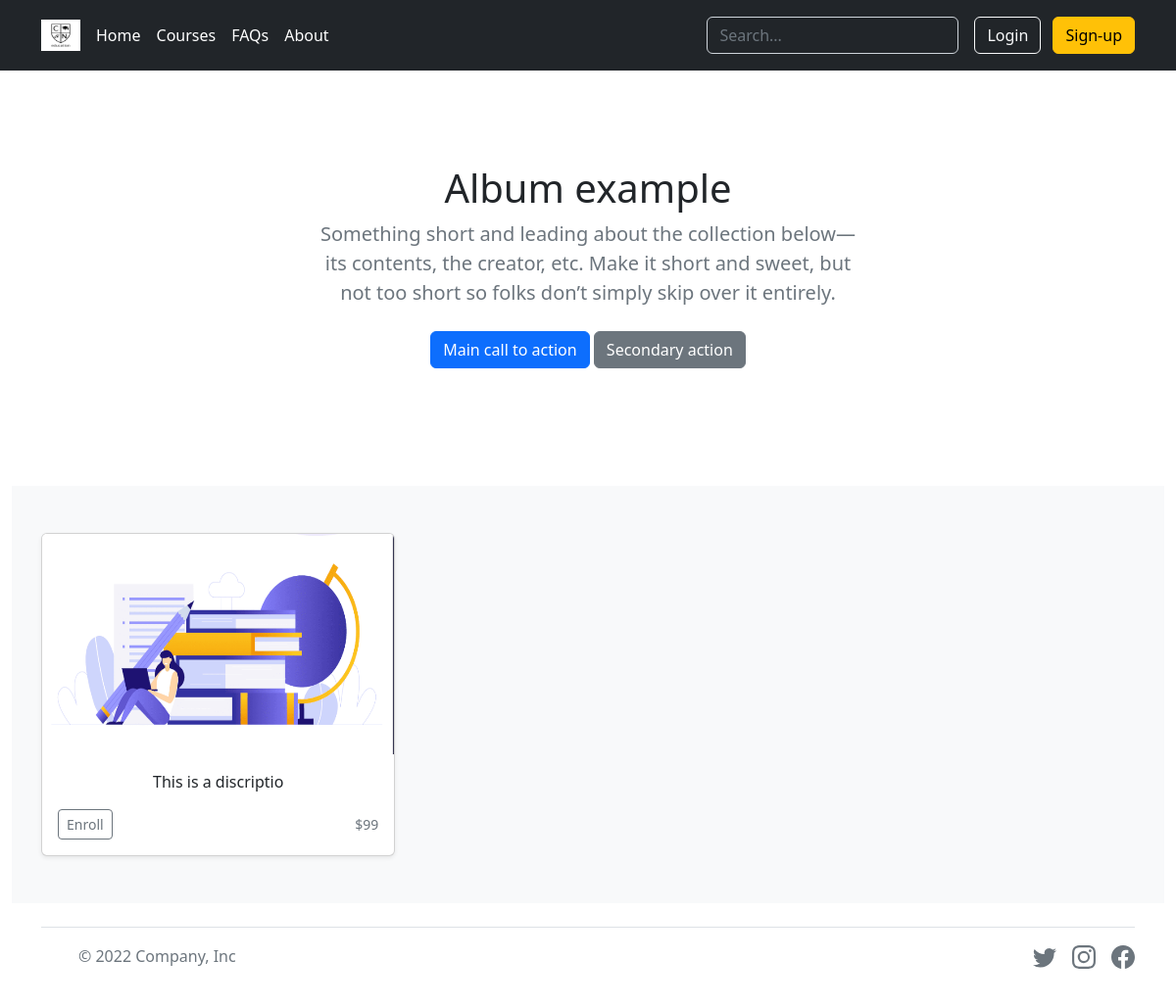
The app's page /courses, older data.
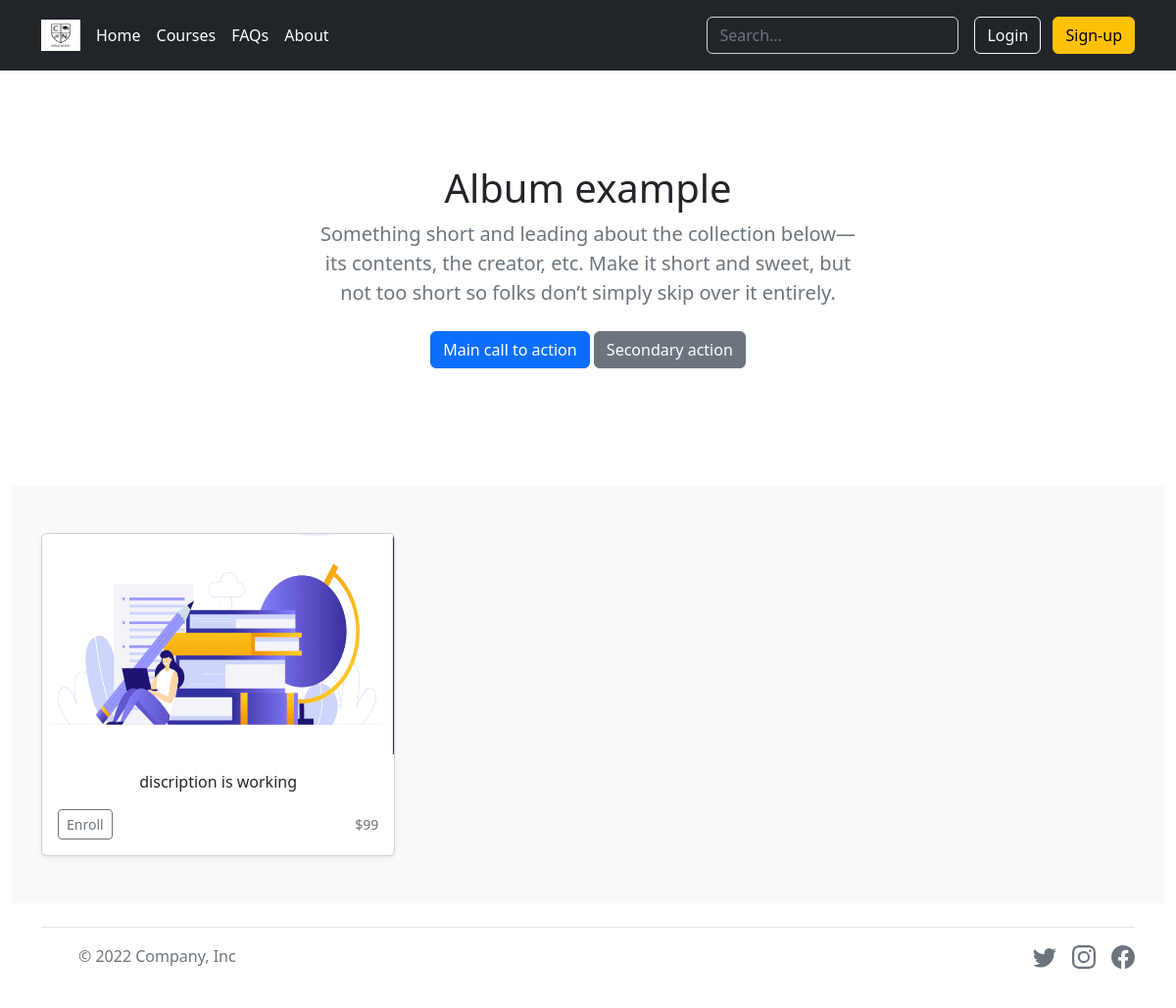
The same page, newer data.
### tables this page shows
CREATE TABLE courses (id INTEGER PRIMARY KEY AUTOINCREMENT NOT NULL, price TEXT NOT NULL, text TEXT NOT NULL);

### app.py (the view)
@app.route("/courses")
def courses():
    courses = db.execute("SELECT * FROM courses")
    return render_template("courses.html", ids = courses)

### app.py (called while the page is built)
@app.after_request
def after_request(response):
    response.headers["Cache-Control"] = "no-cache, no-store, must-revalidate"
    response.headers["Expires"] = 0
    response.headers["Pragma"] = "no-cache"
    return response

### templates/courses.html (shortened to what this page needs)
{% extends "layout.html" %}
{% block main %}
<section class="py-5 text-center container">
    <div class="row py-lg-5">
      <div class="col-lg-6 col-md-8 mx-auto">
        <h1 class="fw-light">Album example</h1>
        <p class="lead text-muted">Something short and leading about the collection below—its contents, the creator, etc. Make it short and sweet, but not too short so folks don’t simply skip over it entirely.</p>
        <p>
          <a href="#" class="btn btn-primary my-2">Main call to action</a>
          <a href="#" class="btn btn-secondary my-2">Secondary action</a>
        </p>
      </div>
    </div>
  </section>
  <div class="album py-5 bg-light">
    <div class="container">
      <div class="row row-cols-1 row-cols-sm-2 row-cols-md-3 g-3">
        {% for id in ids %}
        <div class="col">
          <div class="card shadow-sm">
            <img src="../static/{{ id.id }}.png" class="bd-placeholder-img card-img-top" width="100%" height="225" alt="...">
            <div class="card-body">
              <p class="card-text">{{ id.text }}</p>
              <div class="d-flex justify-content-between align-items-center">
                <div class="btn-group">
                  <a class="btn btn-sm btn-outline-secondary" href="./course{{ id.id }}" role="button">Enroll</a>
                </div>
                <small class="text-muted">${{ id.price }}</small>
              </div>
            </div>
          </div>
        </div>
        {% endfor %}
      </div>
    </div>
  </div>
{% endblock %}

### templates/layout.html (shortened to what this page needs)
<!DOCTYPE html>
<html lang="eng">
    <head>
        <link href="https://cdn.jsdelivr.net/npm/bootstrap@5.2.0/dist/css/bootstrap.min.css" rel="stylesheet">
    </head>
    <body>
        <header class="p-3 text-bg-dark sticky-top">
            <div class="container">
              <div class="d-flex flex-wrap align-items-center justify-content-center justify-content-lg-start">
                <a href="/" class="d-flex align-items-center mb-2 mb-lg-0 text-white text-decoration-none">
                  <img class="bi me-2" width="40" height="32" role="img" aria-label="Bootstrap" src="../static/logo2.png"></img>
                </a>
                {% if session["user_id"] %}
                <ul class="nav col-12 col-lg-auto me-lg-auto mb-2 justify-content-center mb-md-0">
                    <li><a href="/" class="nav-link px-2 text-white">Home</a></li>
                    <li><a href="/courses" class="nav-link px-2 text-white">Courses</a></li>
                    <li><a href="#" class="nav-link px-2 text-white">FAQs</a></li>
                    <li><a href="#" class="nav-link px-2 text-white">About</a></li>
                  </ul>
                  <form class="col-12 col-lg-auto mb-3 mb-lg-0 me-lg-3" role="search">
                    <input type="search" class="form-control form-control-dark text-bg-dark" placeholder="Search..." aria-label="Search">
                  </form>
                  <div class="text-end">
                    <a class="btn btn-outline-light me-2" href="/admin" role="button">Admin</a>
                    <a class="btn btn-outline-light me-2" href="/account" role="button">Account</a>
                    <a class="btn btn-warning" href="/logout" role="button">Logout</a>
                  </div>
                {% else %}
                <ul class="nav col-12 col-lg-auto me-lg-auto mb-2 justify-content-center mb-md-0">
                  <li><a href="/" class="nav-link px-2 text-white">Home</a></li>
                  <li><a href="/courses" class="nav-link px-2 text-white">Courses</a></li>
                  <li><a href="#" class="nav-link px-2 text-white">FAQs</a></li>
                  <li><a href="#" class="nav-link px-2 text-white">About</a></li>
                </ul>
                <form class="col-12 col-lg-auto mb-3 mb-lg-0 me-lg-3" role="search">
                  <input type="search" class="form-control form-control-dark text-bg-dark" placeholder="Search..." aria-label="Search">
                </form>
                <div class="text-end">
                  <a class="btn btn-outline-light me-2" href="/login" role="button">Login</a>
                  <a class="btn btn-warning" href="/signup" role="button">Sign-up</a>
                </div>
                {% endif %}
              </div>
            </div>
          </header>
        <main class="container-fluid text-center">
            {% block main %}{% endblock %}
        </main>
        <div class="container">
            <footer class="d-flex flex-wrap justify-content-between align-items-center py-3 my-4 border-top">
              <div class="col-md-4 d-flex align-items-center">
                <a href="/" class="mb-3 me-2 mb-md-0 text-muted text-decoration-none lh-1">
                  <svg class="bi" width="30" height="24"><use xlink:href="#bootstrap"></use></svg>
                </a>
                <span class="mb-3 mb-md-0 text-muted">© 2022 Company, Inc</span>
              </div>
              <ul class="nav col-md-4 justify-content-end list-unstyled d-flex">
                <li class="ms-3"><a class="text-muted" href="#"></use></svg></a></li>
                <li class="ms-3"><a class="text-muted" href="#"></use></svg></a></li>
                <li class="ms-3"><a class="text-muted" href="#"></use></svg></a></li>
              </ul>
            </footer>
          </div>
    </body>
</html>

Row changes from the older to the newer data that the page shows:
changed courses: text "This is a discriptio" → "discription is working"
